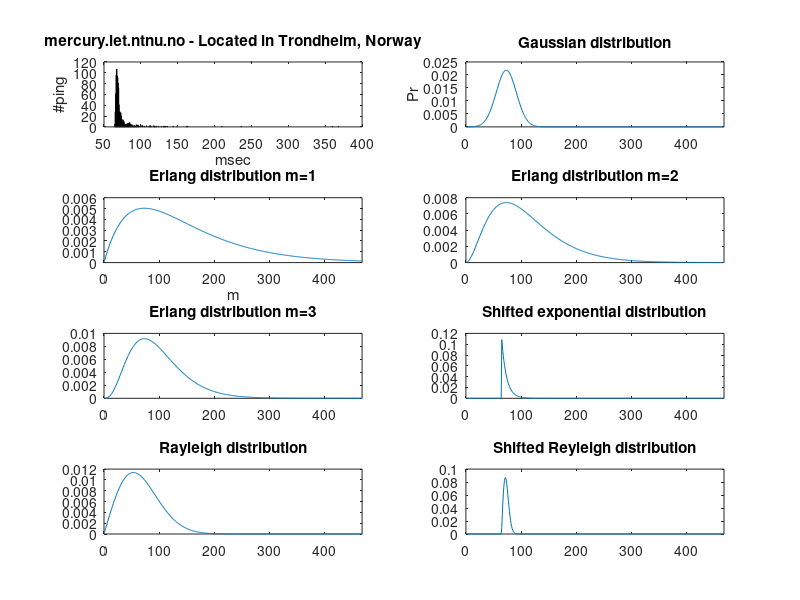
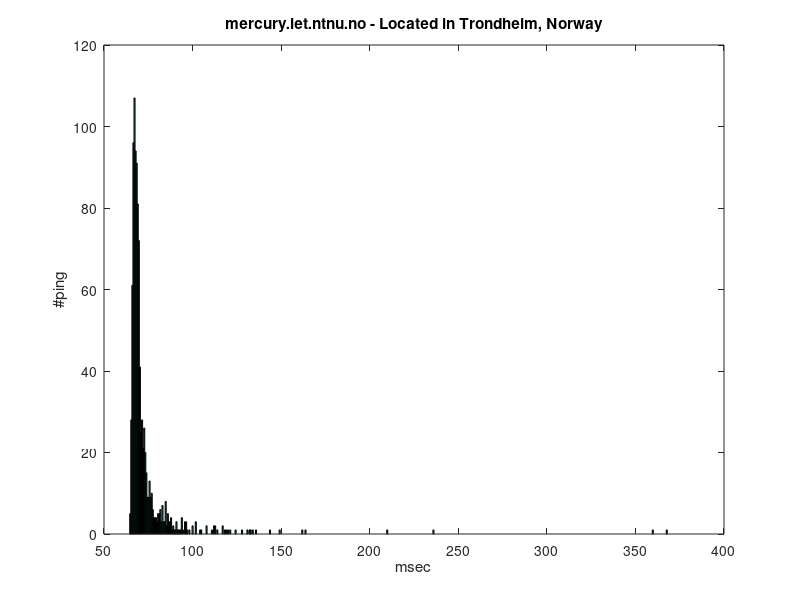
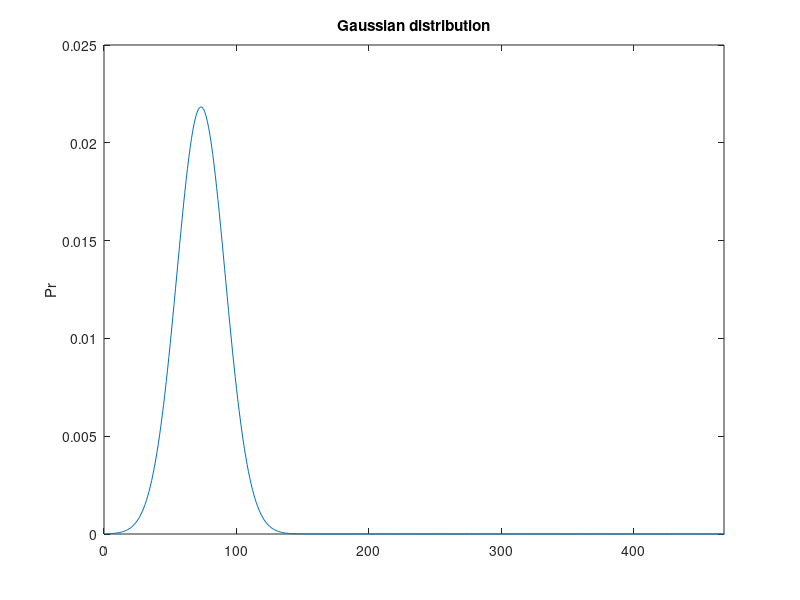
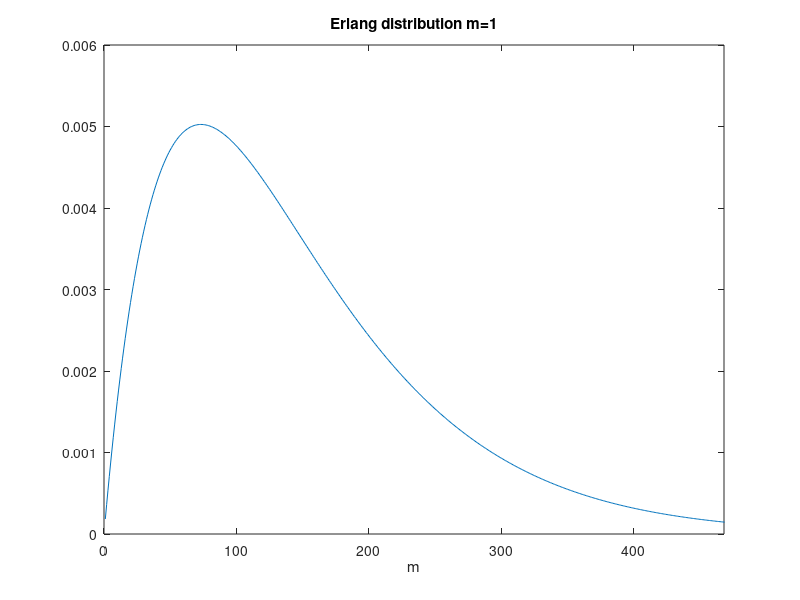

MATLAB code for these plots, in order:

% HW, Statistical Signal Processing,
% Written by Henning Schei 

%Collecting data from 3 different places
choise = 0;
close all;
if (choise)
    res=zeros(1000,4);
    res(1:1000,1) = pingstats('mercury.iet.ntnu.no' , 1000, ''); % Norwegian Univ. of Science and Technology #1 in res
    res(1:1000,2) = pingstats('atalante.stanford.edu', 1000,''); % Standford University                      #2 in res
    res(1:1000,3) = pingstats('mx.vvsu.ru',1000,'');% Vladivostok State University of Econimics and Service  #3 in res
    res(1:1000,4) = pingstats('197.255.176.1',1000,''); %Brazzaville, Congo                                           
else
    
    % Check if data file exists
    if exist('pingmania.mat','file') == 2
        % unpack from .mat file pingmania.mat
        tmp  = load('pingmania.mat');
        res  = tmp.res(:,:); % fix 4.colunm
    else
        fprintf('You need to add til file pingmania.mat to the current directory\n');
        return
    end
    
end


data = res(1:1000,1); % Using the data from Norwegian Univ. of Science and Technology
%% Problem iii) Calculating the parameters for each of the distributions 

% Gaussian distribution

mu_G = sum(data)/length(data);
tmp=0;
for i = 1:length(data)
    tmp = tmp + power(data(i) - mu_G,2);
end
ro_G = tmp/length(data); 

% Rayleigh
ro_R = power(2*length(data),-1) * sum (data.^2);


% Erlang distribution
m = [1,2,3];
lambda_E = (m*length(data))/sum(data);

% Shifted exponential distribution
alpha_exp = min(data);
tmp=0;
for i =1:length(data)
    tmp = tmp + data(i) - alpha_exp; 
end

lambda_exp = length(data)/tmp;


% Shifted Rayleigh
 


%% Problem iv: Superimpose graphs of histograms and marginal denseties

% pdf's:

f_G = (1./sqrt(2.*pi.*ro_G)) .* exp(-power( (1:1000)-mu_G,2)./(2.*ro_G));
f_R = ((1:1000)./ro_R).*exp (-(power((1:1000),2))./(2.*ro_R ));
M = 1;
f_E1 = (power(lambda_E(1),M+1)./(factorial(M))).*power((1:1000),M).*exp(-lambda_E(1).*(1:1000));
M = 2;
f_E2 = (power(lambda_E(2),M+1)./(factorial(M))).*power((1:1000),M).*exp(-lambda_E(2).*(1:1000));
M = 3;
f_E3 = (power(lambda_E(3),M+1)./(factorial(M))).*power((1:1000),M).*exp(-lambda_E(3).*(1:1000));
f_exp = zeros(1,1000);
for i=1:1000
    if i< alpha_exp
        f_exp(i)=0;
    elseif i>=alpha_exp
        f_exp(i) = lambda_exp .* exp(-lambda_exp.*(i-alpha_exp));
    end
end
alpha_SR = min(data)+0.01;
f_SR = zeros(1,1000);
tmp1=0;
tmp2=0;

for j=1:1000
    tmp1 = tmp1 + data(j)-alpha_SR;
    tmp2 = tmp2 + 1/(data(j)-alpha_SR);
end

ro_SR=tmp1/tmp2;

for i =1:1000
    if i<alpha_SR
        f_SR(i)=0;
    elseif i>=alpha_SR
        f_SR(i)= ((i-alpha_SR)./ro_SR)*exp(-((i-alpha_SR).^2)./(2*ro_SR)); 
    end
end


figure; 
% Plotting histograms and margnial densisies

subplot(4,2,1)
hist(res(:,1), 500);
xlabel 'msec'
ylabel '#ping'
title 'mercury.iet.ntnu.no - Located in Trondheim, Norway';
subplot(4,2,2)
plot(f_G)
xlim([0 max(data)+100])
ylabel 'Pr'
title  'Gaussian distribution'
subplot(4,2,3)
plot(f_E1);
xlim([0 max(data)+100])
xlabel 'm'
title 'Erlang distribution m=1'
subplot(4,2,4)
plot(f_E2)
xlim([0 max(data)+100])
title 'Erlang distribution m=2'
subplot(4,2,5)
plot(f_E3)
xlim([0 max(data)+100])
title 'Erlang distribution m=3'
subplot(4,2,6)
plot(f_exp)
xlim([0 max(data)+100])
title 'Shifted exponential distribution'
subplot(4,2,7)
plot(f_R)
xlim([0 max(data)+100])
title 'Rayleigh distribution'
subplot(4,2,8)
plot(f_SR)
xlim([0 max(data)+100])
title 'Shifted Reyleigh distribution'





%% Problem v) 
%
% Finding the distribution that maximizes the likelihood: 
% Putting in the measured data in the pdf's



f_GI = (1./sqrt(2.*pi.*ro_G)) .* exp(-power( (data)-mu_G,2)./(2.*ro_G));
f_RI = ((data)./ro_R).*exp (-(power((data),2))./(2.*ro_R ));
f_E1I = (power(lambda_E(1),M+1)./(factorial(M))).*power((data),M).*exp(-lambda_E(1).*(data));
M = 2;
f_E2I = (power(lambda_E(2),M+1)./(factorial(M))).*power((data),M).*exp(-lambda_E(2).*(data));
M = 3;
f_E3I = (power(lambda_E(3),M+1)./(factorial(M))).*power((data),M).*exp(-lambda_E(3).*(data));


f_expI = lambda_exp .* exp(-lambda_exp.*(data-alpha_exp));    
alpha_SR = min(data)+0.01; % matlab does not like to divide by zero

tmp1=0;
tmp2=0;
% Finding ro_SR
for j=1:1000
    tmp1 = tmp1 + data(j)-alpha_SR;
    tmp2 = tmp2 + 1/(data(j)-alpha_SR);
end
ro_SR=tmp1/tmp2;
data_SR = zeros(1,length(data));
for i=1:length(data)
    data_SR(i) = data(i)-alpha_SR;
end

f_SRI = ((data_SR)./ro_SR).*exp(-((data_SR).^2)./(2.*ro_SR));      
f_SRI = f_SRI';
dists = [f_GI, f_RI, f_E1I, f_E2I, f_E3I, f_expI, f_SRI];
fists = {'Gaussian', 'Rayleigh', 'Erlang0','Erlang1','Erlang2', 'Expoinential', 'Shifted Rayleigh'};
loglikelihoods(1:7) = sum(log(dists(:,1:7)));

[lhat,idx] = max(loglikelihoods);


% Output shows that the shifted exponential distribution is the one that
% maximizes the likelihood function, and by obersvation this is also the pdf
% that visually fits best. 


%% Bigger plots of the distributions

figure;
hist(res(:,1), 500);
xlabel 'msec'
ylabel '#ping'
title 'mercury.iet.ntnu.no - Located in Trondheim, Norway';
figure;
plot(f_G)
xlim([0 max(data)+100])
ylabel 'Pr'
title  'Gaussian distribution'
figure;
plot(f_E1);
xlim([0 max(data)+100])
xlabel 'm'
title 'Erlang distribution m=1'
figure;
plot(f_E2)
xlim([0 max(data)+100])
title 'Erlang distribution m=2'
figure;
plot(f_E3)
xlim([0 max(data)+100])
title 'Erlang distribution m=3'
figure;
plot(f_exp)
xlim([0 max(data)+100])
title 'Shifted exponential distribution'
figure;
plot(f_R)
xlim([0 max(data)+100])
title 'Rayleigh distribution'
figure;
plot(f_SR)
xlim([0 max(data)+100])
title 'Shifted Reyleigh distribution'
